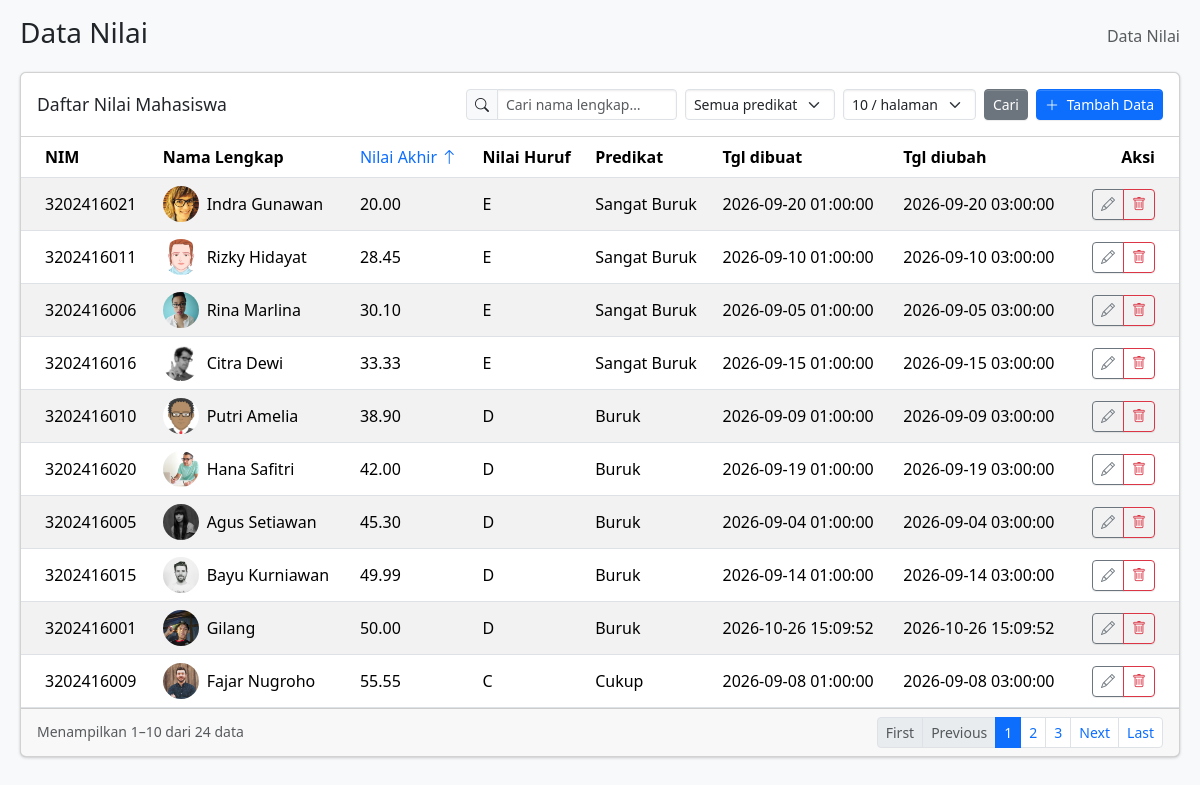
Page /index.php?sort=asc&per_page=10 on the committed database.
### tables this page shows
CREATE TABLE `nilai_mhsw` (
  `nim` char(10) NOT NULL,
  `nama_lengkap` varchar(50) NOT NULL,
  `avatar` varchar(255) NOT NULL DEFAULT '',
  `nilai_akhir` decimal(5,2) NOT NULL,
  `nilai_huruf` char(1) DEFAULT NULL,
  `predikat` varchar(20) DEFAULT NULL,
  `created_at` timestamp NULL DEFAULT current_timestamp(),
  `modified_at` timestamp NULL DEFAULT current_timestamp() ON UPDATE current_timestamp(),
  PRIMARY KEY (`nim`)
);

### index.php (the view, shortened to what this page needs)
<?php
require_once __DIR__ . '/connection.php';
mysqli_select_db($conn, $dbName);
$keyword = trim($_GET['q'] ?? '');
$predikatFilter = trim($_GET['predikat'] ?? '');
$predikatOptions = ['Sangat Bagus', 'Bagus', 'Cukup', 'Buruk', 'Sangat Buruk'];
$sort = strtolower(trim($_GET['sort'] ?? ''));
$conditions = [];
$types = '';
$params = [];
$orderBy = $sort !== '' ? "nilai_akhir $sort, nim" : 'nim';
$perPageOptions = [5, 10, 15];
$perPage = (int)($_GET['per_page'] ?? 10);
$pageNum = max(1, (int)($_GET['page'] ?? 1));
$whereSql = $conditions ? ' WHERE ' . implode(' AND ', $conditions) : '';
$totalSql = "SELECT COUNT(*) FROM nilai_mhsw" . $whereSql;
$countStmt = $conn->prepare($totalSql);
if ($countStmt) {
  $countStmt->execute();
  $totalRows = (int)$countStmt->get_result()->fetch_row()[0];
} else {
  die("Query failed: " . mysqli_error($conn));
}
$totalPages = max(1, (int)ceil($totalRows / $perPage));
$offset = ($pageNum - 1) * $perPage;
$sql = "SELECT nim, nama_lengkap, avatar, nilai_akhir, nilai_huruf, predikat, created_at, modified_at FROM nilai_mhsw"
  . $whereSql
  . " ORDER BY $orderBy LIMIT ? OFFSET ?";
$stmt = $conn->prepare($sql);
$types .= 'ii';
$params[] = $perPage;
$params[] = $offset;
if ($params) {
  $stmt->bind_param($types, ...$params);
}
$stmt->execute();
$result = $stmt->get_result();
$dataRows = [];
while ($row = $result->fetch_assoc()) {
  $dataRows[] = $row;
}
$hasFilter = $keyword !== '' || in_array($predikatFilter, $predikatOptions, true);
$sortToggle = $sort === 'asc' ? 'desc' : 'asc';
$sortParams = [];
$sortParams['sort'] = $sortToggle;
$sortParams['per_page'] = $perPage;
$sortUrl = 'index.php?' . http_build_query($sortParams);
function pageUrl(array $base, array $merge): string
{
  $params = array_filter(array_merge($base, $merge), fn($v) => $v !== '' && $v !== null);
  ksort($params);
  return 'index.php' . ($params ? '?' . http_build_query($params) : '');
}
$pageBaseParams = [];
if ($sort !== '') {
  $pageBaseParams['sort'] = $sort;
}
$rangeStart = $totalRows > 0 ? $offset + 1 : 0;
$rangeEnd = min($offset + $perPage, $totalRows);
$pagesList = [];
if ($totalPages <= 7) {
  $pagesList = range(1, $totalPages);
}
?>
<!doctype html>
<html lang="en">
<head>
  <link rel="stylesheet" href="https://cdn.jsdelivr.net/npm/@fontsource/source-sans-3@5.3.0/index.css" />
  <link rel="stylesheet" href="https://cdn.jsdelivr.net/npm/overlayscrollbars@2.16.0/styles/overlayscrollbars.min.css" />
  <link rel="stylesheet" href="https://cdn.jsdelivr.net/npm/bootstrap-icons@1.13.1/font/bootstrap-icons.min.css" />
  <link rel="stylesheet" href="assets/css/adminlte.min.css" />
</head>
<body class="bg-body-tertiary">
  <div class="app-wrapper">
    <main class="app-main">
      <div class="app-content-header">
        <div class="container-fluid">
          <div class="row">
            <div class="col-sm-6">
              <h1 class="mb-0 fs-3">Data Nilai</h1>
            </div>
            <div class="col-sm-6">
              <nav aria-label="breadcrumb">
                <ol class="breadcrumb float-sm-end">
                  <li class="breadcrumb-item active" aria-current="page">Data Nilai</li>
                </ol>
              </nav>
            </div>
          </div>
        </div>
      </div>
      <div class="app-content">
        <div class="container-fluid">
          <div class="row">
            <div class="col-12">
              <div class="card mb-4">
                <div class="card-header">
                  <div class="row g-2 align-items-center">
                    <div class="col-12 col-md-4">
                      <h3 class="card-title">Daftar Nilai Mahasiswa</h3>
                    </div>
                    <div class="col-12 col-md-8">
                      <div class="d-flex flex-wrap justify-content-md-end gap-2">
                        <form method="get" action="index.php" class="d-flex flex-wrap gap-2 align-items-center">
                          <div class="input-group input-group-sm w-auto">
                            <span class="input-group-text">
                              <i class="bi bi-search" aria-hidden="true"></i>
                            </span>
                            <input
                              type="search"
                              name="q"
                              class="form-control"
                              placeholder="Cari nama lengkap…"
                              aria-label="Cari nama lengkap"
                              value="<?= htmlspecialchars($keyword) ?>"
                              style="width: 180px"
                            />
                          </div>
                          <select name="predikat" class="form-select form-select-sm w-auto" aria-label="Filter predikat">
                            <option value="">Semua predikat</option>
                          </select>
                          <select name="per_page" class="form-select form-select-sm w-auto" aria-label="Data per halaman" onchange="this.form.submit()">
<?php foreach ($perPageOptions as $opt): ?>
                            <option value="<?= $opt ?>" <?= $perPage === $opt ? 'selected' : '' ?>><?= $opt ?> / halaman</option>
<?php endforeach; ?>
                          </select>
                          <button type="submit" class="btn btn-sm btn-secondary">Cari</button>
                        </form>
                        <button type="button" class="btn btn-sm btn-primary" data-bs-toggle="modal" data-bs-target="#modal-tambah-nilai">
                          <i class="bi bi-plus-lg me-1"></i>
                          Tambah Data
                        </button>
                      </div>
                    </div>
                  </div>
                </div>
                <div class="card-body p-0">
                  <div class="table-responsive">
                    <table class="table table-striped table-hover align-middle m-0">
                      <thead>
                        <tr>
                          <th>NIM</th>
                          <th>Nama Lengkap</th>
                          <th>
                            <a href="<?= $sortUrl ?>" class="text-decoration-none fw-normal" title="Klik untuk urutkan">
                              Nilai Akhir
<?php if ($sort === 'asc'): ?>
                              <i class="bi bi-arrow-up" aria-hidden="true"></i>
<?php elseif ($sort === 'desc'): ?>
                              <i class="bi bi-arrow-down" aria-hidden="true"></i>
<?php else: ?>
                              <i class="bi bi-arrow-down-up" aria-hidden="true"></i>
<?php endif; ?>
                            </a>
                          </th>
                          <th>Nilai Huruf</th>
                          <th>Predikat</th>
                          <th>Tgl dibuat</th>
                          <th>Tgl diubah</th>
                          <th class="text-end">Aksi</th>
                        </tr>
                      </thead>
                      <tbody>
<?php if (count($dataRows) === 0): ?>
                        <tr>
                          <td colspan="8" class="text-center text-secondary py-4 mb-0">
<?php if ($hasFilter): ?>
                            Tidak ada data yang cocok dengan filter. <a href="index.php">Reset filter</a>
<?php else: ?>
                            Belum ada data. <a href="#" data-bs-toggle="modal" data-bs-target="#modal-tambah-nilai">Tambah data</a>
<?php endif; ?>
                          </td>
                        </tr>
<?php else: ?>
<?php foreach ($dataRows as $row): ?>
                        <tr>
                          <td class="fw-medium"><?= htmlspecialchars($row['nim']) ?></td>
                          <td>
                            <div class="d-flex align-items-center gap-2">
<?php if (!empty($row['avatar'])): ?>
                              <img
                                src="uploads/<?= rawurlencode($row['avatar']) ?>"
                                alt="Avatar <?= htmlspecialchars($row['nama_lengkap']) ?>"
                                class="rounded-circle flex-shrink-0"
                                style="width: 36px; height: 36px; object-fit: cover"
                              />
<?php else: ?>
                              <i class="bi bi-person-circle text-secondary flex-shrink-0" style="font-size: 36px" aria-hidden="true"></i>
<?php endif; ?>
                              <span><?= htmlspecialchars($row['nama_lengkap']) ?></span>
                            </div>
                          </td>
                          <td><?= htmlspecialchars($row['nilai_akhir']) ?></td>
                          <td><?= htmlspecialchars($row['nilai_huruf'] ?? '') ?></td>
                          <td><?= htmlspecialchars($row['predikat'] ?? '') ?></td>
                          <td><?= htmlspecialchars($row['created_at']) ?></td>
                          <td><?= htmlspecialchars($row['modified_at']) ?></td>
                          <td class="text-end">
                            <div class="btn-group btn-group-sm" role="group" aria-label="Aksi">
                              <a
                                class="btn btn-outline-secondary"
                                href="<?= pageUrl($pageBaseParams, ['per_page' => $perPage, 'edit' => $row['nim']]) ?>"
                                aria-label="Edit <?= htmlspecialchars($row['nim']) ?>"
                              >
                                <i class="bi bi-pencil" aria-hidden="true"></i>
                              </a>
                              <a
                                class="btn btn-outline-danger"
                                href="delete_data.php?nim=<?= rawurlencode($row['nim']) ?>"
                                onclick="return confirm('Hapus data NIM <?= htmlspecialchars($row['nim']) ?>?')"
                                aria-label="Hapus <?= htmlspecialchars($row['nim']) ?>"
                              >
                                <i class="bi bi-trash" aria-hidden="true"></i>
                              </a>
                            </div>
                          </td>
                        </tr>
<?php endforeach; ?>
<?php endif; ?>
                      </tbody>
                    </table>
                  </div>
                </div>
                <div class="card-footer clearfix">
                  <div class="float-start pt-1 fs-7 text-body-secondary">
                    Menampilkan <?= $rangeStart ?>&ndash;<?= $rangeEnd ?> dari <?= $totalRows ?> data
                  </div>
<?php if ($totalRows > 0): ?>
                  <ul class="pagination pagination-sm m-0 float-end">
                    <li class="page-item <?= $pageNum <= 1 ? 'disabled' : '' ?>">
                      <a class="page-link" href="<?= $pageNum <= 1 ? '#' : pageUrl($pageBaseParams, ['per_page' => $perPage, 'page' => 1]) ?>" aria-label="First Page" title="First Page">First</a>
                    </li>
                    <li class="page-item <?= $pageNum <= 1 ? 'disabled' : '' ?>">
                      <a class="page-link" href="<?= $pageNum <= 1 ? '#' : pageUrl($pageBaseParams, ['per_page' => $perPage, 'page' => $pageNum - 1]) ?>" aria-label="Previous Page" title="Previous Page">Previous</a>
                    </li>
<?php $prevPage = 0; foreach ($pagesList as $p): if ($p - $prevPage > 1): ?>
                    <li class="page-item disabled"><span class="page-link">&hellip;</span></li>
<?php endif; ?>
                    <li class="page-item <?= $p === $pageNum ? 'active' : '' ?>">
                      <a class="page-link" href="<?= pageUrl($pageBaseParams, ['per_page' => $perPage, 'page' => $p]) ?>"><?= $p ?></a>
                    </li>
<?php $prevPage = $p; endforeach; ?>
                    <li class="page-item <?= $pageNum >= $totalPages ? 'disabled' : '' ?>">
                      <a class="page-link" href="<?= $pageNum >= $totalPages ? '#' : pageUrl($pageBaseParams, ['per_page' => $perPage, 'page' => $pageNum + 1]) ?>" aria-label="Next Page" title="Next Page">Next</a>
                    </li>
                    <li class="page-item <?= $pageNum >= $totalPages ? 'disabled' : '' ?>">
                      <a class="page-link" href="<?= $pageNum >= $totalPages ? '#' : pageUrl($pageBaseParams, ['per_page' => $perPage, 'page' => $totalPages]) ?>" aria-label="Last Page" title="Last Page">Last</a>
                    </li>
                  </ul>
<?php endif; ?>
                </div>
              </div>
            </div>
          </div>
        </div>
      </div>
    </main>
  </div>
</body>
</html>

### rows in the picture
nilai_mhsw: nim "3202416021", avatar (picture), nama_lengkap "Indra Gunawan", nilai_akhir "20.00", nilai_huruf "E", predikat "Sangat Buruk", created_at "2026-09-20 01:00:00", modified_at "2026-09-20 03:00:00"
nilai_mhsw: nim "3202416011", avatar (picture), nama_lengkap "Rizky Hidayat", nilai_akhir "28.45", nilai_huruf "E", predikat "Sangat Buruk", created_at "2026-09-10 01:00:00", modified_at "2026-09-10 03:00:00"
nilai_mhsw: nim "3202416006", avatar (picture), nama_lengkap "Rina Marlina", nilai_akhir "30.10", nilai_huruf "E", predikat "Sangat Buruk", created_at "2026-09-05 01:00:00", modified_at "2026-09-05 03:00:00"
nilai_mhsw: nim "3202416016", avatar (picture), nama_lengkap "Citra Dewi", nilai_akhir "33.33", nilai_huruf "E", predikat "Sangat Buruk", created_at "2026-09-15 01:00:00", modified_at "2026-09-15 03:00:00"
nilai_mhsw: nim "3202416010", avatar (picture), nama_lengkap "Putri Amelia", nilai_akhir "38.90", nilai_huruf "D", predikat "Buruk", created_at "2026-09-09 01:00:00", modified_at "2026-09-09 03:00:00"
nilai_mhsw: nim "3202416020", avatar (picture), nama_lengkap "Hana Safitri", nilai_akhir "42.00", nilai_huruf "D", predikat "Buruk", created_at "2026-09-19 01:00:00", modified_at "2026-09-19 03:00:00"
nilai_mhsw: nim "3202416005", avatar (picture), nama_lengkap "Agus Setiawan", nilai_akhir "45.30", nilai_huruf "D", predikat "Buruk", created_at "2026-09-04 01:00:00", modified_at "2026-09-04 03:00:00"
nilai_mhsw: nim "3202416015", avatar (picture), nama_lengkap "Bayu Kurniawan", nilai_akhir "49.99", nilai_huruf "D", predikat "Buruk", created_at "2026-09-14 01:00:00", modified_at "2026-09-14 03:00:00"
nilai_mhsw: nim "3202416001", avatar (picture), nama_lengkap "Gilang", nilai_akhir "50.00", nilai_huruf "D", predikat "Buruk", created_at "2026-10-26 15:09:52", modified_at "2026-10-26 15:09:52"
nilai_mhsw: nim "3202416009", avatar (picture), nama_lengkap "Fajar Nugroho", nilai_akhir "55.55", nilai_huruf "C", predikat "Cukup", created_at "2026-09-08 01:00:00", modified_at "2026-09-08 03:00:00"

### other values in the picture
$rangeStart "1"
$rangeEnd "10"
$totalRows "24"
$p "1"
$p "2"
$p "3"
form field per_page "10 / halaman"
